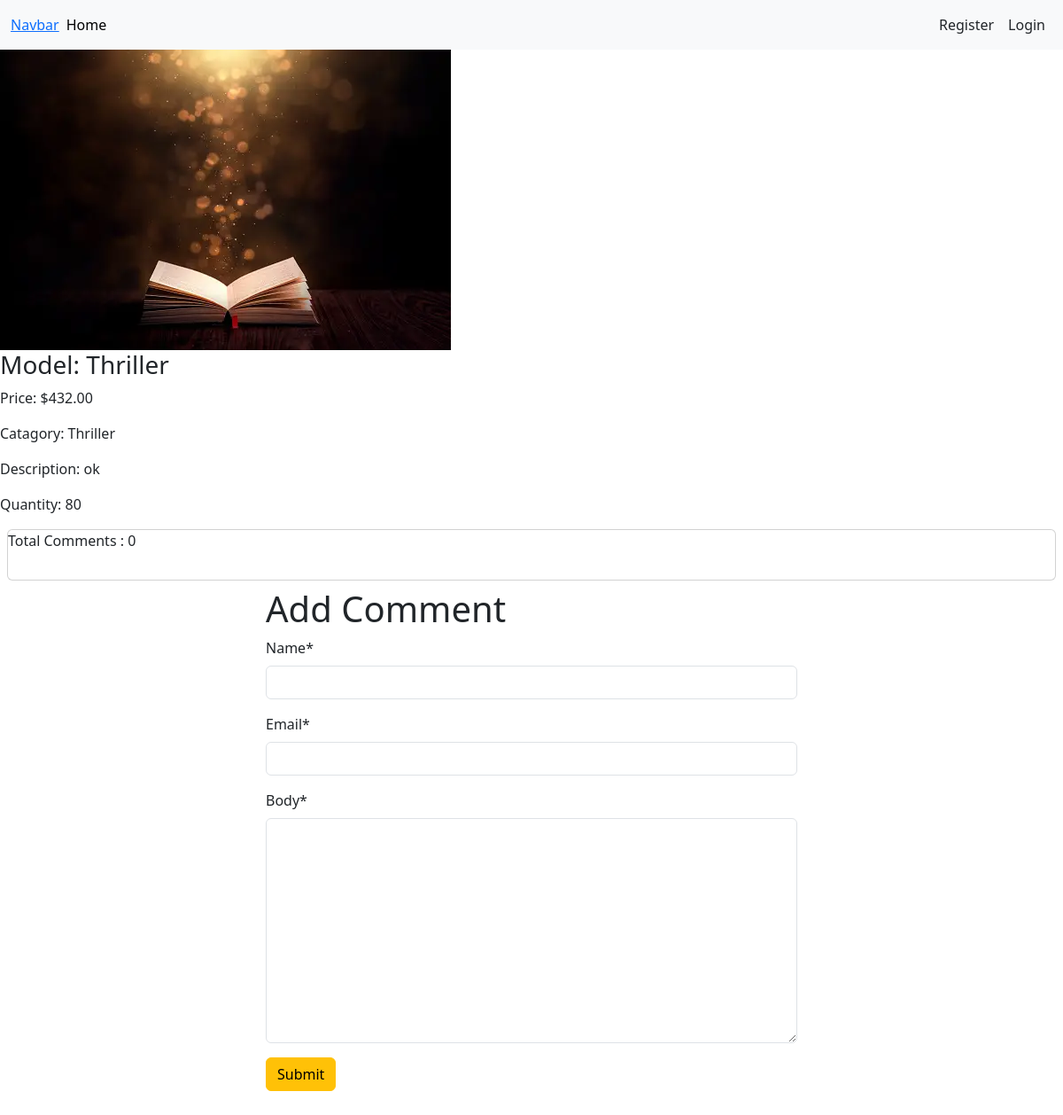
/details/5/, run on the app's committed database.
### first_app/models.py (models this page shows, shortened)
class Book(models.Model):
    user = models.ForeignKey(User, on_delete=models.CASCADE, default=1)
    Catagory = models.ForeignKey(Catagory,on_delete = models.CASCADE)
    name = models.CharField(max_length=100)
    description = models.TextField()
    quantity = models.IntegerField(default=0)
    price = models.DecimalField(max_digits=10, decimal_places=2)
    image = models.ImageField(upload_to='uploads/', blank=True, null=True)

class Catagory(models.Model):
    name = models.CharField(max_length=50)
    slug = models.SlugField(max_length=50, unique=True, null=True, blank=True)

### first_app/views.py (the view, shortened to what this page needs)
# urls.py: path('details/<int:pk>/', views.bookDetails.as_view(), name='bookDetails'),
class bookDetails(DetailView):
    model = Book
    template_name = 'book_details.html'
    def get_context_data(self, **kwargs):
        context = super().get_context_data(**kwargs)
        Book = self.object
        comments = Book.comment.all()
        comment_form = forms.commentForm()
        context['comments'] = comments
        context['comments_form'] = comment_form
        return context

### first_app/forms.py
class commentForm(forms.ModelForm):
    class Meta:
        model = Comment
        fields = ['name', 'email', 'body']

### first_app/templates/book_details.html (shortened to what this page needs)
{% extends "base.html" %} {% load crispy_forms_tags %} {% block content %}
<img src="{{ book.image.url }}" alt="{{ book.name }}" />
<h3>Model: {{ book.name }}</h3>
<p>Price: ${{ book.price }}</p>
<p>Catagory: {{ book.Catagory.name }}</p>
<p>Description: {{book.description}}</p>
<p>Quantity: {{book.quantity}}</p>
<div class="card m-2">
  Total Comments : {{comments | length}}
  <div class="card-body">
  </div>
</div>
<form style="width: 50%; margin: auto" method="post">
  <h1>Add Comment</h1>
  {% csrf_token %} {{comments_form | crispy }}
  <button class="btn btn-warning mb-5">Submit</button>
</form>
{% endblock content %}

### data on the page
Book: image (picture), name "Thriller", price "432.00", Catagory.name "Thriller", description "ok", quantity "80"

### other printed values
{{ comments | length }} "0"
